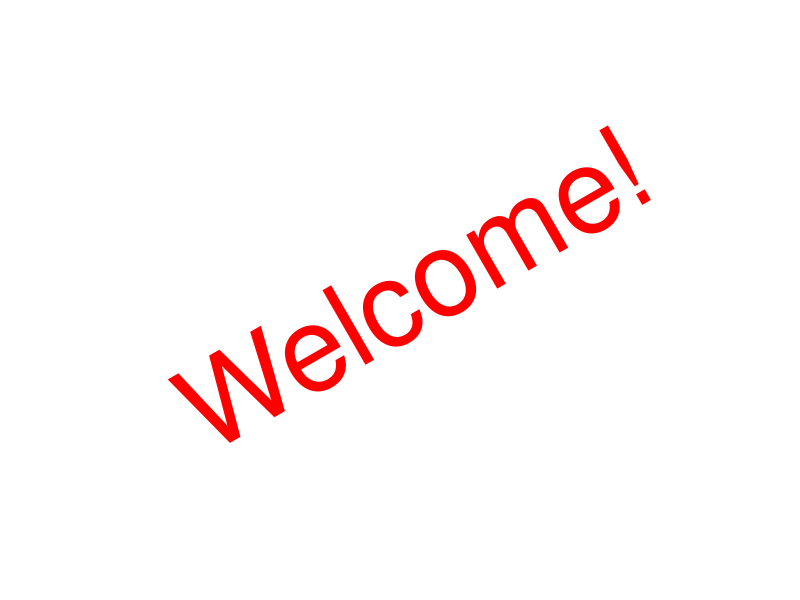

This figure's R source:
## ---- chunk 1
knitr::opts_chunk$set(echo = FALSE)

# Learn more about creating blogs with Distill at:
# https://rstudio.github.io/distill/blog.html

## ---- chunk 2
library(ggplot2)
library(tidyverse)
as_tibble(list(x = 1,
               y = 1)) -> tibDat

ggplot(data = tibDat,
       aes(x = x, y = y)) +
  geom_text(label = "Welcome!",
            size = 30,
            colour = "red",
            angle = 30) +
  xlab("") +
  ylab("") +
  theme_bw() +
  theme(panel.grid.major = element_blank(),
    panel.grid.minor = element_blank(),
    panel.border = element_blank(),
    panel.background = element_blank(),
    axis.line = element_blank(),
    axis.text = element_blank(),
    axis.ticks = element_blank()) 
